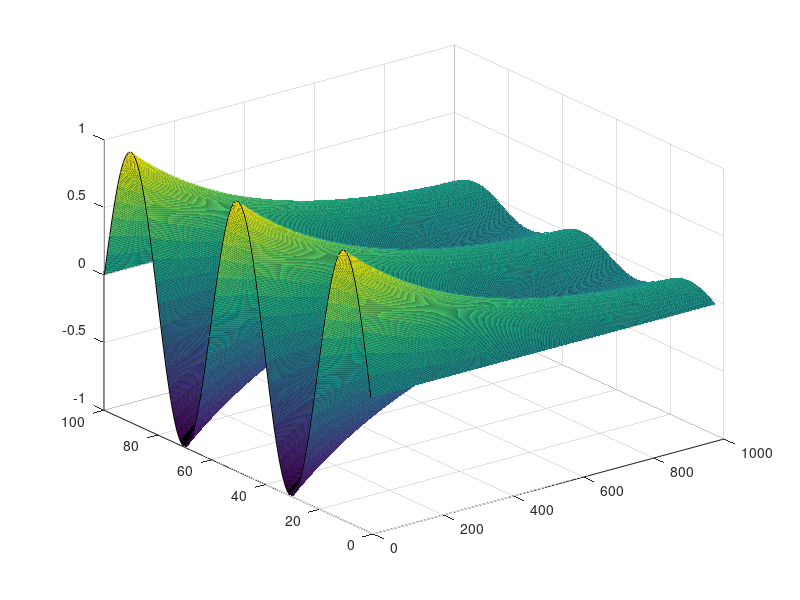
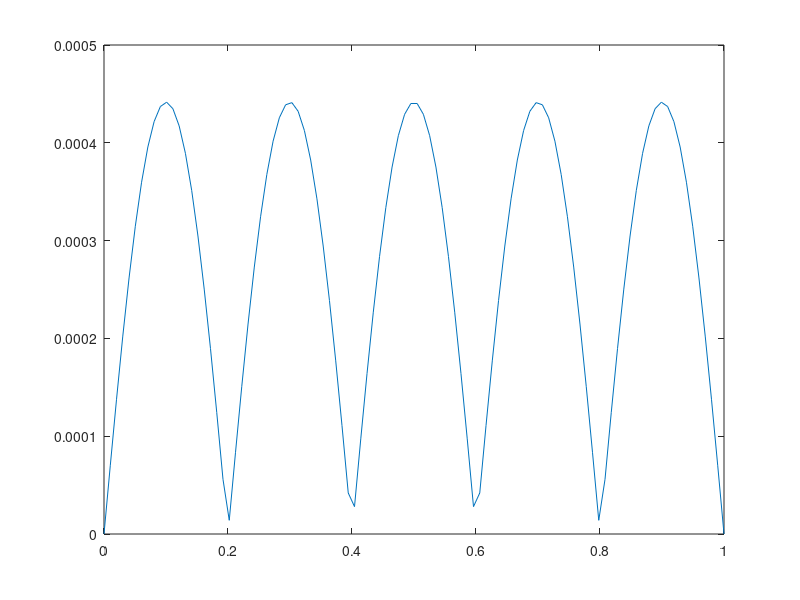

Write MATLAB code to recreate these figures, in order.
clear all
N = 100; % Spacial resolution
M = 1000; % Temporal resolution
T = 0.01; st=18e-5;% End time
D = 1;
L=0;
R=0;

dx = 1/N;
dt = T/M;
x = linspace(0,1,N);

% Initial value
vec_twos = linspace(-2,-2,N-2)';
vec_ones = linspace(1,1,N-3)';
A = diag(vec_twos)+diag(vec_ones,1)+diag(vec_ones,-1);
g = zeros(N-2,1); g(1)=L; g(end)=R; % Randvärden
f = zeros(N-2,1); % Constant vector
w_vec = sin(5*pi * x)';

u_vec = w_vec(2:end-1);


% Step
w = [w_vec];
for t=st:dt:T

   u_vec = u_vec + dt * (D/(dx^2) * (A*u_vec + g) + f);
    
    w_vec = [L;u_vec;R];
    w = cat(2,w,w_vec);
end

%Visualize
surf(w)
%mesh(1:1001,x,w)

% DEL C
% Plot difference between analytical solution and numerical solution
w_numerical = w(:,end);
w_analytical = sin(5*pi * x') * exp(-25*pi^2*D * T);
error = abs(w_numerical - w_analytical);
max_error = max(error);
disp("Max error: "+max_error)
figure;
plot(x,error)




% DEL D
% Stabilitet för euler
max_dt = 0.5 * dx^2 / D;
disp("Max dt:"+max_dt)
% Stämmer överens, är stabil vid dt=1e-5 men inte stabil vid 1e-4.